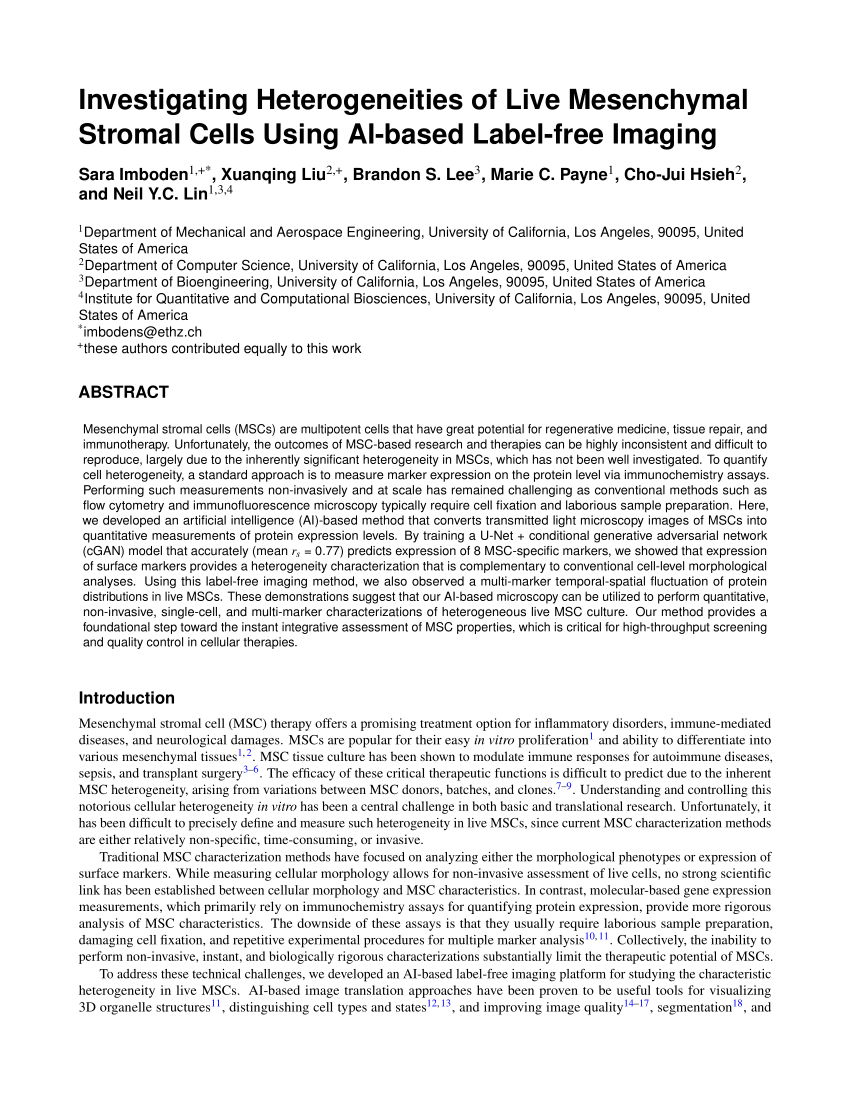
#> input picture resources/paper.png, 1700 x 2200 px, given as the content of the folder ../dataset/50kshoes_edges, which was not available (shown at 1/2 size)
$ python combine_A_and_B.py
#> lines starting #> are read from the running program, lines starting #| are printed output that depends on the picture
from pdb import set_trace as st
import os
import numpy as np
import cv2
import argparse
from imageio import imread, imwrite

parser = argparse.ArgumentParser('create image pairs')
parser.add_argument('--fold_A',
                    dest='fold_A',
                    help='input directory for image A',
                    type=str,
                    default='../dataset/50kshoes_edges')
parser.add_argument('--fold_B',
                    dest='fold_B',
                    help='input directory for image B',
                    type=str,
                    default='../dataset/50kshoes_jpg')
parser.add_argument('--fold_AB',
                    dest='fold_AB',
                    help='output directory',
                    type=str,
                    default='../dataset/test_AB')
parser.add_argument('--num_imgs',
                    dest='num_imgs',
                    help='number of images',
                    type=int,
                    default=1000000)
parser.add_argument('--use_AB',
                    dest='use_AB',
                    help='if true: (0001_A, 0001_B) to (0001_AB)',
                    action='store_true')
args = parser.parse_args()

for arg in vars(args):
    print('[%s] = ' % arg, getattr(args, arg))

splits = filter(lambda f: not f.startswith('.'), os.listdir(
    args.fold_A))  # ignore hidden folders like .DS_Store

for sp in splits:
    img_fold_A = os.path.join(args.fold_A, sp)
    img_fold_B = os.path.join(args.fold_B, sp)
    img_list = filter(
        lambda f: not f.startswith('.'),
        os.listdir(img_fold_A))  # ignore hidden folders like .DS_Store
    img_list = list(img_list)
    if args.use_AB:
        img_list = [img_path for img_path in img_list if '_A.' in img_path]

    num_imgs = min(args.num_imgs, len(img_list))
    print('split = %s, use %d/%d images' % (sp, num_imgs, len(img_list)))
    img_fold_AB = os.path.join(args.fold_AB, sp)
    if not os.path.isdir(img_fold_AB):
        os.makedirs(img_fold_AB)
    print('split = %s, number of images = %d' % (sp, num_imgs))
    for n in range(num_imgs):
        name_A = img_list[n]
        path_A = os.path.join(img_fold_A, name_A)
        if args.use_AB:
            name_B = name_A.replace('_A.', '_B.')
        else:
            name_B = name_A
        path_B = os.path.join(img_fold_B, name_B)
        if os.path.isfile(path_A) and os.path.isfile(path_B):
            name_AB = name_A
            if args.use_AB:
                name_AB = name_AB.replace('_A.', '.')  # remove _A
            path_AB = os.path.join(img_fold_AB, name_AB)
            #im_A = cv2.imread(path_A, cv2.IMREAD_COLOR)
            #im_B = cv2.imread(path_B, cv2.IMREAD_COLOR)
            im_A = imread(path_A)
#> im_A is the input picture: shape (2200, 1700, 3); mean R, G, B 234, 234, 234.1
            im_B = imread(path_B)
            im_AB = np.concatenate([im_A, im_B], 1)
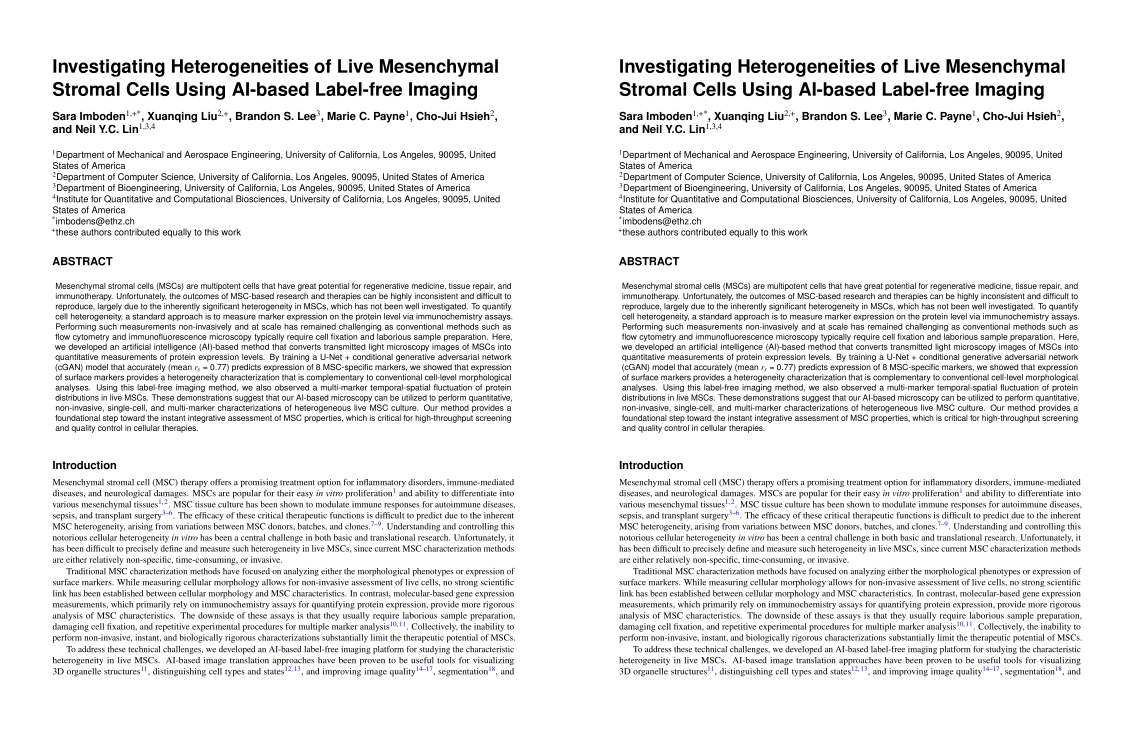
#> im_AB: shape (2200, 3400, 3) (shown at 1/3 size); mean R, G, B 234, 234, 234.1
            imwrite(path_AB, im_AB)

$ run again, on resources/teaser.png
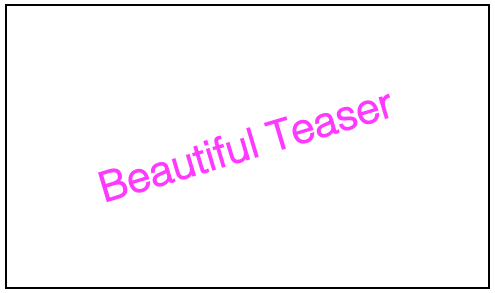
#> input picture resources/teaser.png, 495 x 293 px, given as the content of the folder ../dataset/50kshoes_edges, which was not available
#> im_A is the input picture: shape (293, 495, 4); mean R, G, B, A 249.6, 245.2, 249.6, 255
#> `im_AB = np.concatenate([im_A, im_B], 1)`:
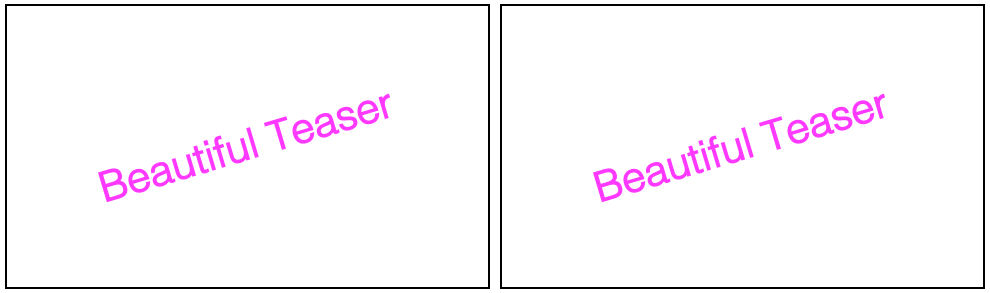
#> im_AB: shape (293, 990, 4); mean R, G, B, A 249.6, 245.2, 249.6, 255
